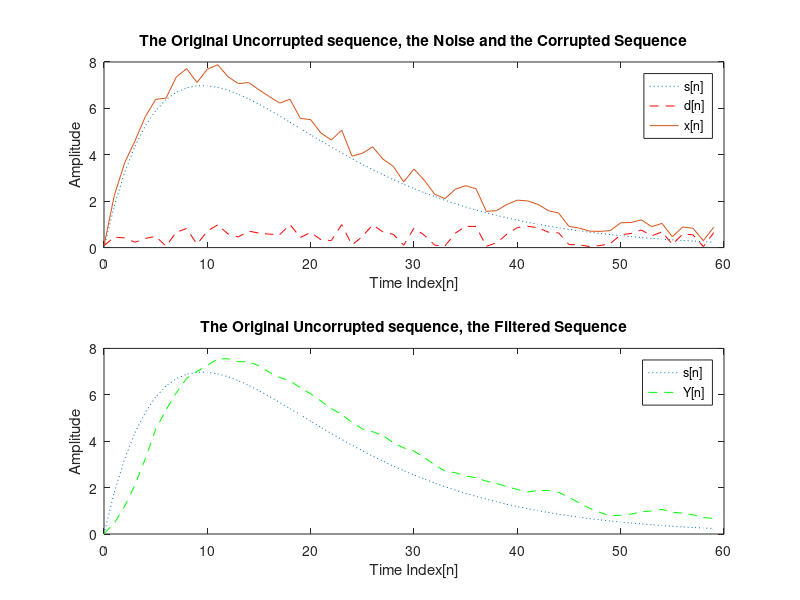

MATLAB code for this plot:
%first part
R=60;
d=rand(R,1);
n=0:1:R-1;
s=2*n.*(0.9.^n);
x=s+d';
subplot(2,1,1);
plot(n,s,':',n,d,'r--',n,x,'-');
title('The Original Uncorrupted sequence, the Noise and the Corrupted Sequence');
xlabel('Time Index[n]');
ylabel('Amplitude');
legend('s[n]','d[n]','x[n]')

%second part
M=input('No. of Input Samples : ');
B=ones(M,1)/M;
Y=filter(B,1,x);
subplot(2,1,2);
plot(n,s,':',n,Y,'g--');
title('The Original Uncorrupted sequence, the Filtered Sequence');
xlabel('Time Index[n]');
ylabel('Amplitude');
legend('s[n]','Y[n]');